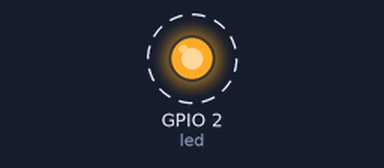
This sketch was run on a simulated ESP32. On the bench: output pins drawn as LEDs (lit = HIGH). Dashed ring = blinking. What the sketch prints to the serial monitor is not drawn.

Above: at 0.5 s.
Timing chart, 0 to 4.6 s (numbered marks = the images above):
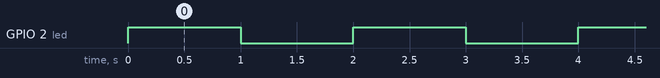

Measured:
- by itself, GPIO 2 (led): alternates HIGH for 1.0 s and LOW for 1.0 s

The sketch:

main.ino
```cpp
int led = LED_BUILTIN;

void setup() {
	Serial.begin(115200);
	pinMode(led, OUTPUT);
}

void loop() {
	Serial.println("Hello!");
	digitalWrite(led, HIGH);
	delay(1000);
	digitalWrite(led, LOW);
	delay(1000);
}
```
